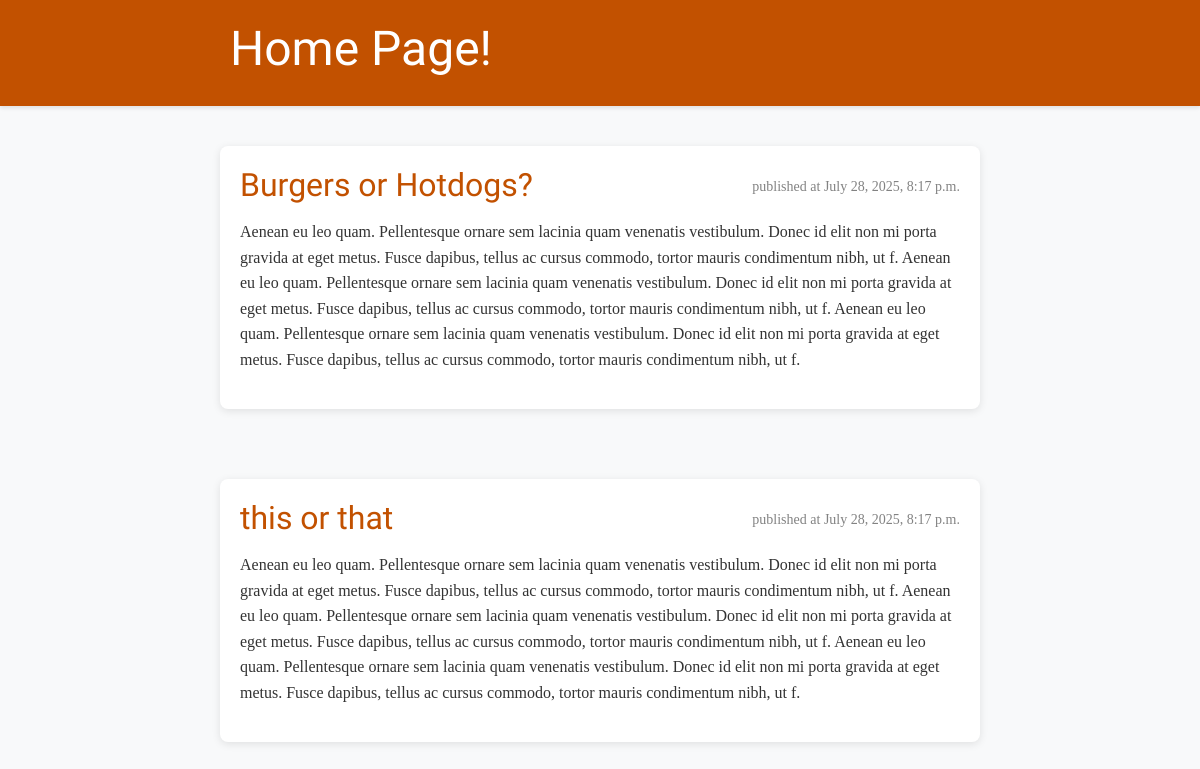
Before: / with the older database file.
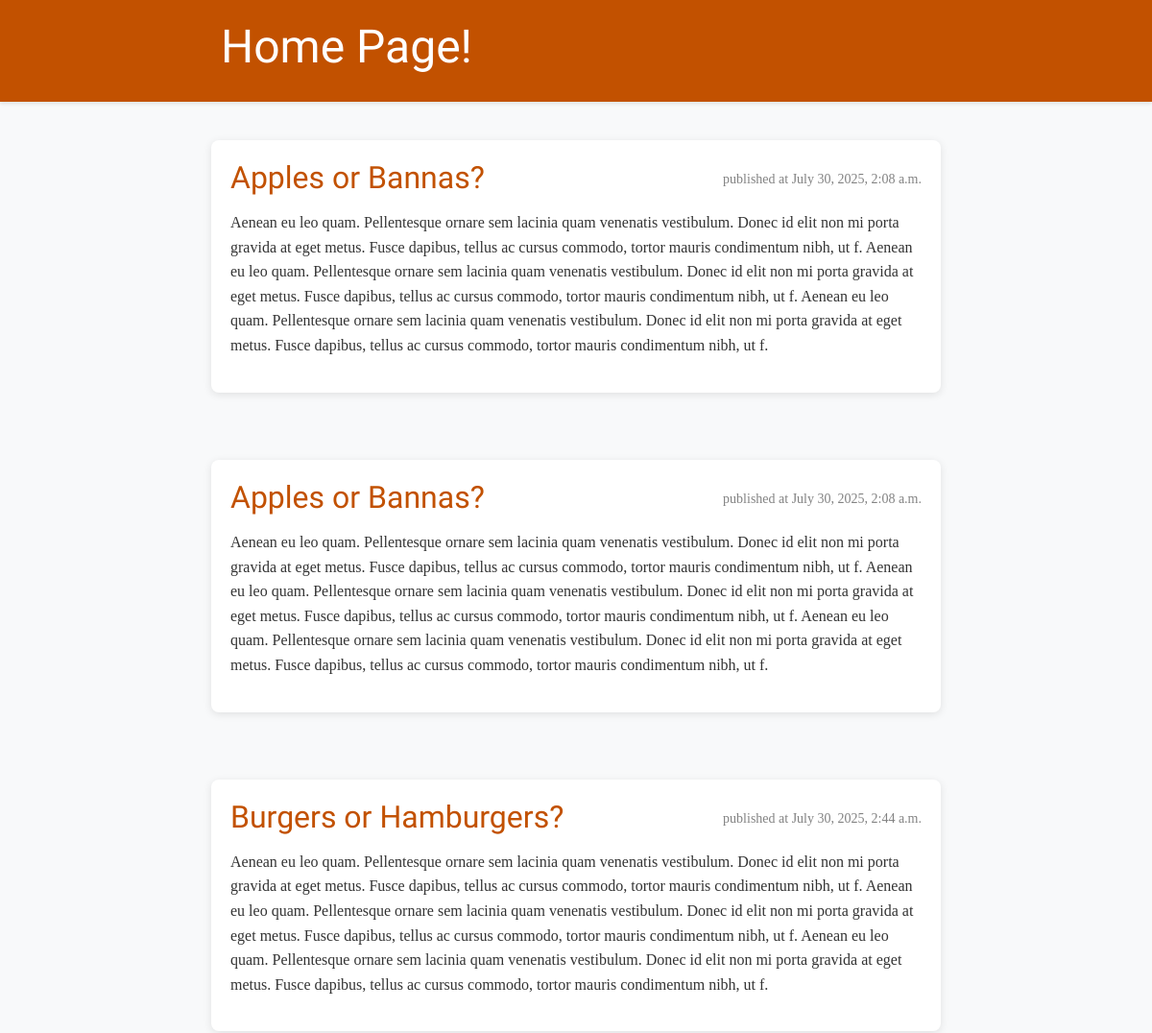
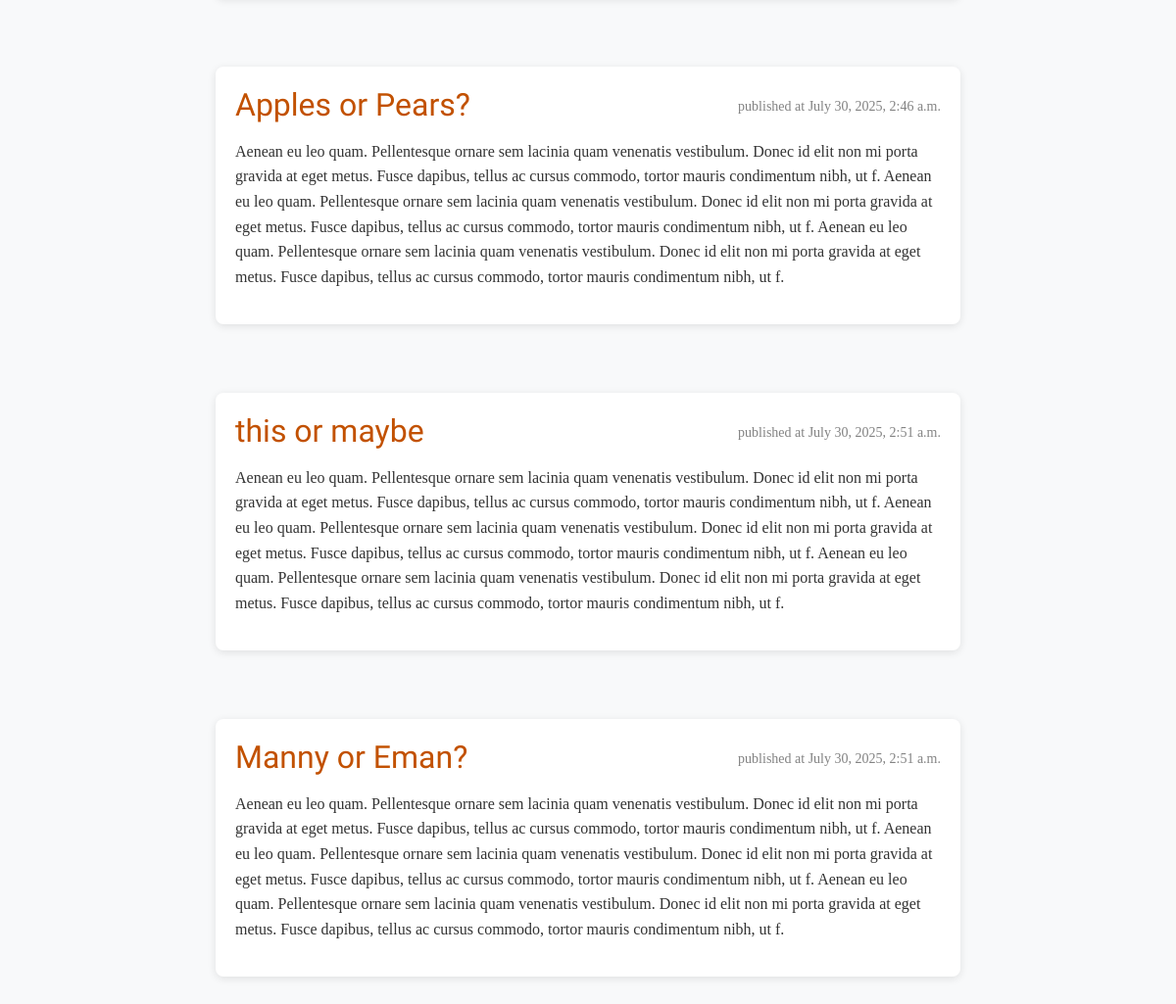
After: the same page with the newer database file (2 pictures, top to bottom).
### newapp/models.py (models this page shows, shortened)
class Question(models.Model):
    question_title = models.CharField(max_length=200)
    date_created = models.DateTimeField(default=timezone.now)
    published_date = models.DateTimeField(blank=True, null=True)

### newapp/views.py (the view)
# urls.py: 2. Add a URL to urlpatterns:  path('', views.home, name='home')
def home(request):
    questions = Question.objects.filter(published_date__lte=timezone.now()).order_by("published_date")
    return render(request, "newapp/home.html",{'questions': questions})

### newapp/templates/newapp/home.html
{% extends "newapp/base.html"%}
                {% block content%}
                {% for question in questions %}
                    <article class="question">
                        <time class="date">
                            published at {{ question.published_date }}
                        </time>
                        <h2><a href="{% url 'question_detail' pk=question.pk%}">{{ question.question_title }}</a></h2>
                        <p>Aenean eu leo quam. Pellentesque ornare sem lacinia quam venenatis vestibulum. Donec id elit non mi porta gravida at eget metus. Fusce dapibus, tellus ac cursus commodo, tortor mauris condimentum nibh, ut f.
                            Aenean eu leo quam. Pellentesque ornare sem lacinia quam venenatis vestibulum. Donec id elit non mi porta gravida at eget metus. Fusce dapibus, tellus ac cursus commodo, tortor mauris condimentum nibh, ut f.
                            Aenean eu leo quam. Pellentesque ornare sem lacinia quam venenatis vestibulum. Donec id elit non mi porta gravida at eget metus. Fusce dapibus, tellus ac cursus commodo, tortor mauris condimentum nibh, ut f.
                        </p>
                    </article>
                {% endfor %}
                {% endblock%}

### newapp/templates/newapp/base.html (shortened to what this page needs)
{% load static %}
<!DOCTYPE html>
<html>
    <head>
        <link rel="stylesheet" href="https://cdn.jsdelivr.net/npm/bootstrap@5.3.3/dist/css/bootstrap.min.css">
        <link rel="stylesheet" href="{% static 'css/newapp.css' %}">
    </head>
    <body>
    <header class="page-header">
      <div class="container">
          <h1><a href="/">Home Page!</a></h1>
      </div>
    </header>
    <main class="container">
        <div class="row">
            <div class="col">
            {% block content %}
            {% endblock %}
            </div>
        </div>
    </main>
</body>
</html>

### newapp/static/css/newapp.css (style rules this page uses)
.page-header { background-color: #C25100; margin-top: 0; margin-bottom: 40px; padding: 20px 20px 20px 40px; box-shadow: 0 2px 4px rgba(0,0,0,0.1); }
.page-header h1, .page-header h1 a, .page-header h1 a:visited, .page-header h1 a:active { color: #ffffff; font-size: 36pt; text-decoration: none; font-family: 'Lobster', cursive; }
h1, h2, h3, h4 { font-family: 'Lobster', cursive; }
.question { margin-bottom: 70px; padding: 20px; background-color: #ffffff; border-radius: 8px; box-shadow: 0 2px 8px rgba(0,0,0,0.1); transition: box-shadow 0.3s ease; }
.question h2 a, .question h2 a:visited { color: #C25100; text-decoration: none; font-size: 24pt; }
.question time { color: #828282; font-size: 14px; float: right; margin-top: 10px; }
.question p { color: #333333; line-height: 1.6; margin-top: 15px; font-size: 16px; }
body { background-color: #f8f9fa; font-family: 'Times New Roman', Times, serif; }
.container { max-width: 800px; margin: 0 auto; padding: 0 20px; }

Changed rows visible on the page:
added Question: published_date "July 30, 2025, 2:08 a.m.", question_title "Apples or Bannas?"
added Question: published_date "July 30, 2025, 2:08 a.m.", question_title "Apples or Bannas?"
changed Question: published_date "July 28, 2025, 8:17 p.m." → "July 30, 2025, 2:44 a.m."; question_title "Burgers or Hotdogs?" → "Burgers or Hamburgers?"
added Question: published_date "July 30, 2025, 2:46 a.m.", question_title "Apples or Pears?"
changed Question: published_date "July 28, 2025, 8:17 p.m." → "July 30, 2025, 2:51 a.m."; question_title "this or that" → "this or maybe"
added Question: published_date "July 30, 2025, 2:51 a.m.", question_title "Manny or Eman?"
